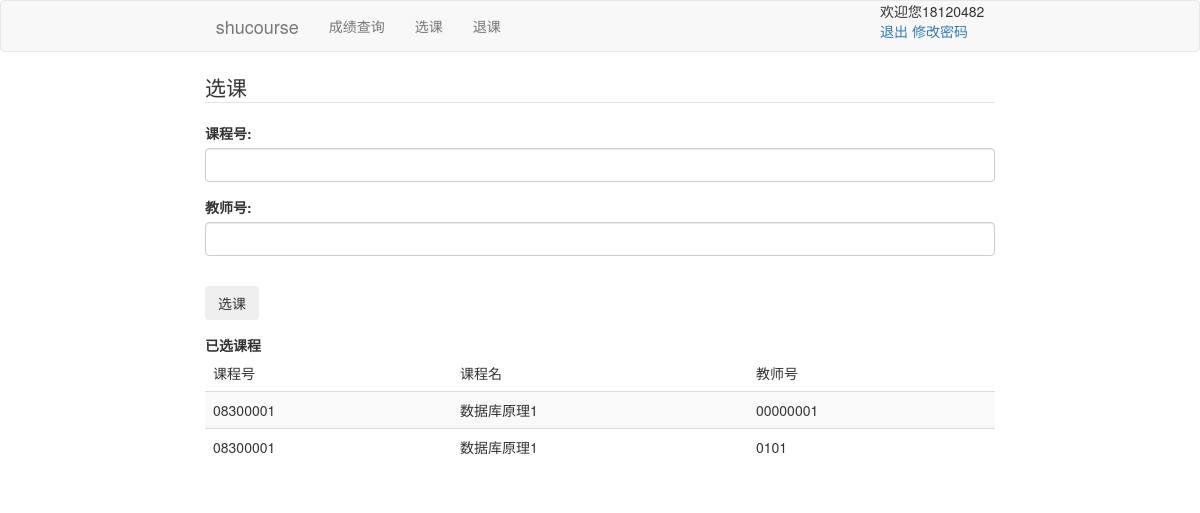
/student/select (signed in), run on an earlier commit of the app's database.
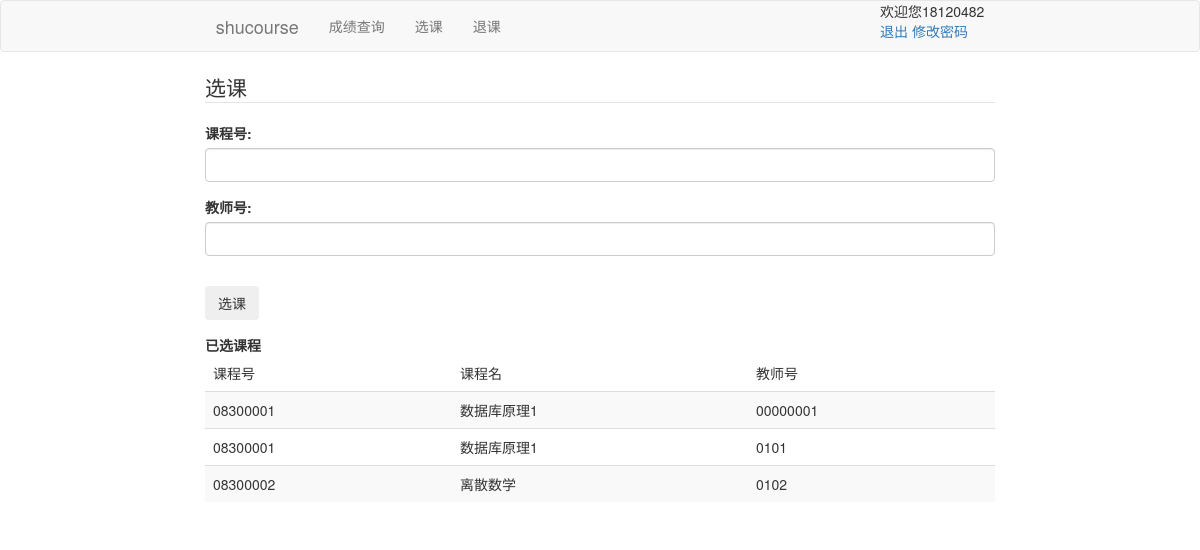
And on a later commit of the database.
### shucourse/models.py (models this page shows, shortened)
class Select(db.Model):
    select_id=db.Column(db.Integer,primary_key=True,unique=True)
    course_id=db.Column(db.String(8),db.ForeignKey('course.course_id'),nullable=False)
    course_name=db.Column(db.String(20),db.ForeignKey('course.course_name'),nullable=False)
    teacher_id=db.Column(db.String(4),db.ForeignKey('teacher.id'),nullable=False)
    student_id=db.Column(db.String(8),db.ForeignKey('student.id'),nullable=False)

### shucourse/routes.py (the view, shortened to what this page needs)
@app.route('/student/select',methods=['GET','POST'])
@login_required
def select_course():
    courses=Select.query.filter_by(student_id=current_user.id)
    form=XuankeForm()
    return render_template('select.html',form=form,courses=courses)

### shucourse/forms.py
class XuankeForm(FlaskForm):
    course_id=StringField(u'课程号:',validators=[DataRequired(),Length(min=8,max=8)])
    teacher_id=StringField(u'教师号:',validators=[DataRequired(),Length(min=4,max=4)])
    submit=SubmitField(u'选课')

### shucourse/models.py (called while the page is built)
@login_manager.user_loader
def load_user(user_id):
    stu=Student.query.get((user_id))
    te=Teacher.query.get((user_id))
    if stu:
        return stu
    else:
        return te

### shucourse/templates/select.html (shortened to what this page needs)
{% extends "layout.html" %}
{% block content %}
<legend>选课</legend>
    <div class="content-section">
        <form method="POST" action="">
            <fieldset class="form-group">
                <div class="form-group">
                    {{form.course_id.label(class="form-control-label") }}
                    {{form.course_id(class="form-control form-control-lg") }}
                </div>
                <div class="form-group">
                    {{form.teacher_id.label(class="form-control-label") }}
                    {{form.teacher_id(class="form-control form-control-lg") }}
                </div>
            </fieldset>
            <div class="form-group">
                {{ form.submit(class="btn btn-outline-info btn-green") }}
            </div>
        </form>
    </div>
    {% if courses %}
      <table class="table table-striped">
        <strong>已选课程</strong>
        <thead>
            <td>课程号</td>
            <td>课程名</td>
            <td>教师号</td>
        </thead>
        {% for course in courses %}
        <tr>
            <td>{{course.course_id}}</td>
            <td>{{course.course_name}}</td>
            <td>{{course.teacher_id}}</td>
        </tr>
        {% endfor %}
      </table>
      {% else %}
      <p>暂时没有选课哦</p>
      {% endif %}
{% endblock content %}

What changed in the data, as far as the page shows it:
added Select: course_id "08300002", course_name "离散数学", teacher_id "0102"
